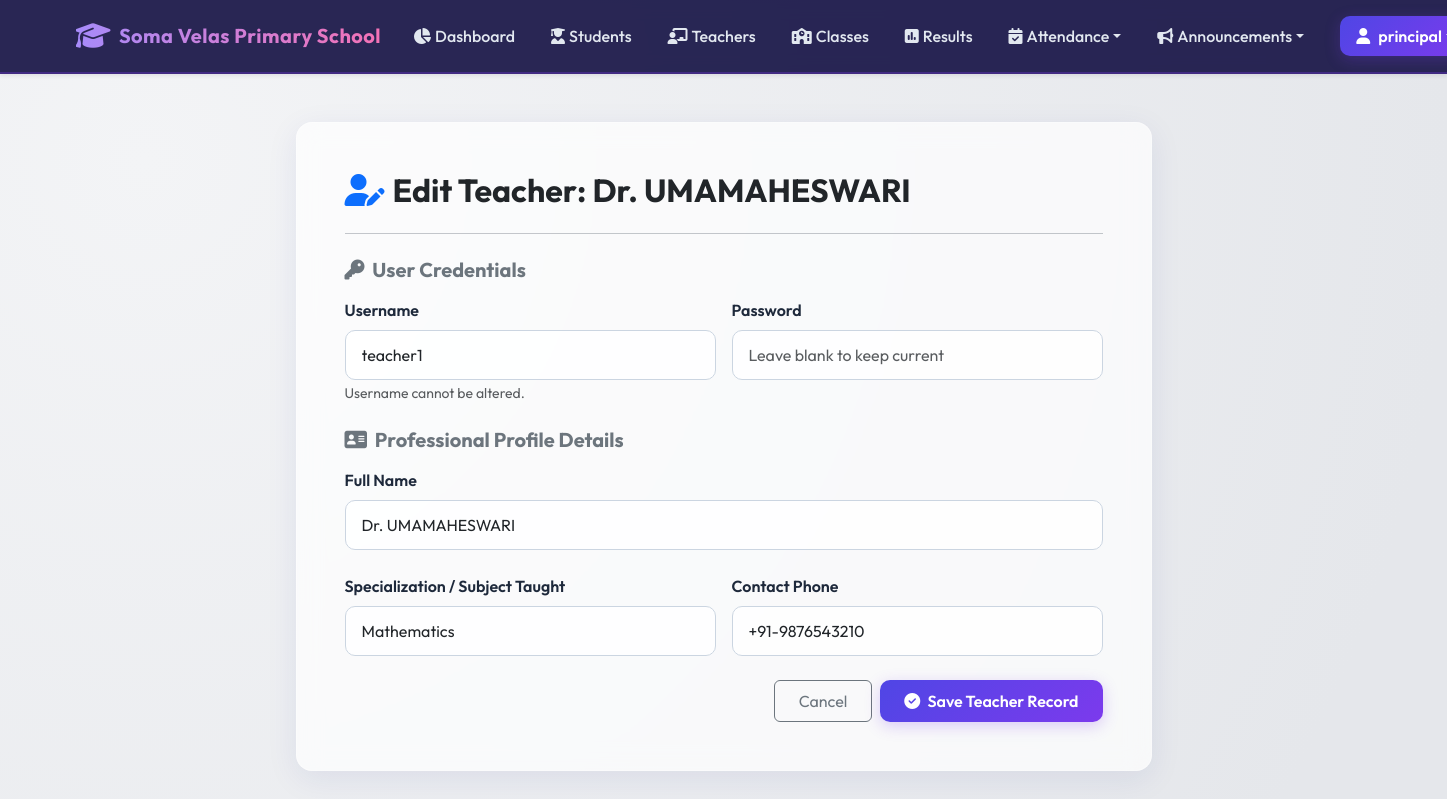
The page /academic/teachers/edit/1 (signed in) on the database its author committed.
### models.py (models this page shows, shortened)
class User(db.Model):
    __tablename__ = 'users'
    id = db.Column(db.Integer, primary_key=True)
    username = db.Column(db.String(100), unique=True, nullable=False)
    password_hash = db.Column(db.String(255), nullable=False)
    role_id = db.Column(db.Integer, db.ForeignKey('roles.id'), nullable=False)
    is_active = db.Column(db.Boolean, default=True, nullable=False)
    created_at = db.Column(db.DateTime, default=datetime.utcnow)
    teacher_profile = db.relationship('Teacher', backref='user', uselist=False, cascade="all, delete-orphan")
    student_profile = db.relationship('Student', backref='user', uselist=False, cascade="all, delete-orphan")
    def has_permission(self, perm_name):
        return any(p.name == perm_name for p in self.role.permissions)

class Teacher(db.Model):
    __tablename__ = 'teachers'
    id = db.Column(db.Integer, primary_key=True)
    user_id = db.Column(db.Integer, db.ForeignKey('users.id', ondelete='CASCADE'), unique=True, nullable=False)
    name = db.Column(db.String(100), nullable=False)
    subject = db.Column(db.String(100), nullable=False)
    phone = db.Column(db.String(20), nullable=False)
    classes = db.relationship('Class', backref='teacher', lazy=True)

### blueprints/academic.py (the view, shortened to what this page needs)
@academic_bp.route('/teachers/edit/<int:id>', methods=['GET', 'POST'])
@login_required
@role_required('Principal')
def teacher_edit(id):
    teacher = Teacher.query.get_or_404(id)
    return render_template('academic/teacher_form.html', teacher=teacher, title="Edit Teacher")

### templates/academic/teacher_form.html (shortened to what this page needs)
{% extends "base.html" %}
{% block content %}
<div class="row justify-content-center">
    <div class="col-md-8">
        <div class="glass-panel p-5">
            <h2 class="fw-bold mb-4 text-dark">
                {% if teacher %}
                    <i class="fa-solid fa-user-pen me-2 text-primary"></i>Edit Teacher: {{ teacher.name }}
                {% else %}
                    <i class="fa-solid fa-user-plus me-2 text-primary"></i>Add New Teacher
                {% endif %}
            </h2>
            <hr class="mb-4">
            <form method="POST">
                <h5 class="fw-bold text-secondary mb-3"><i class="fa-solid fa-key me-1"></i> User Credentials</h5>
                <div class="row g-3 mb-4">
                    <div class="col-md-6">
                        <label class="form-label fw-semibold" for="username">Username</label>
                        <input type="text" id="username" name="username" class="form-control form-control-premium"
                               value="{{ teacher.user.username if teacher else '' }}"
                               placeholder="e.g. sconnor"
                               {% if teacher %}readonly{% else %}required{% endif %}>
                        {% if teacher %}
                            <small class="text-muted">Username cannot be altered.</small>
                        {% endif %}
                    </div>
                    <div class="col-md-6">
                        <label class="form-label fw-semibold" for="password">Password</label>
                        <input type="password" id="password" name="password" class="form-control form-control-premium"
                               placeholder="{% if teacher %}Leave blank to keep current{% else %}Password123{% endif %}"
                               {% if not teacher %}required{% endif %}>
                    </div>
                </div>
                <h5 class="fw-bold text-secondary mb-3"><i class="fa-solid fa-address-card me-1"></i> Professional Profile Details</h5>
                <div class="mb-4">
                    <label class="form-label fw-semibold" for="name">Full Name</label>
                    <input type="text" id="name" name="name" class="form-control form-control-premium"
                           value="{{ teacher.name if teacher else '' }}" placeholder="e.g. Dr. Sarah Connor" required>
                </div>
                <div class="row g-3 mb-4">
                    <div class="col-md-6">
                        <label class="form-label fw-semibold" for="subject">Specialization / Subject Taught</label>
                        <input type="text" id="subject" name="subject" class="form-control form-control-premium"
                               value="{{ teacher.subject if teacher else '' }}" placeholder="e.g. Mathematics, Physics" required>
                    </div>
                    <div class="col-md-6">
                        <label class="form-label fw-semibold" for="phone">Contact Phone</label>
                        <input type="text" id="phone" name="phone" class="form-control form-control-premium"
                               value="{{ teacher.phone if teacher else '' }}" placeholder="e.g. +1-555-0199" required>
                    </div>
                </div>
                <div class="d-flex justify-content-end gap-2 mt-4">
                    <a href="{{ url_for('academic.teachers_list') }}" class="btn btn-outline-secondary px-4 py-2">Cancel</a>
                    <button type="submit" class="btn btn-premium px-4 py-2">
                        <i class="fa-solid fa-circle-check me-1"></i> Save Teacher Record
                    </button>
                </div>
            </form>
        </div>
    </div>
</div>
{% endblock %}

### templates/base.html (shortened to what this page needs)
<!DOCTYPE html>
<html lang="en">
<head>
    <link href="https://cdn.jsdelivr.net/npm/bootstrap@5.3.0/dist/css/bootstrap.min.css" rel="stylesheet">
    <link href="https://cdnjs.cloudflare.com/ajax/libs/font-awesome/6.4.0/css/all.min.css" rel="stylesheet">
    <link href="{{ url_for('static', filename='css/portal.css') }}" rel="stylesheet">
</head>
<body>
    <nav class="navbar navbar-expand-lg navbar-dark navbar-premium py-3 mb-4 shadow-sm">
        <div class="container">
            <a class="navbar-brand d-flex align-items-center" href="{{ url_for('root') }}">
                <i class="fa-solid fa-graduation-cap me-2 fs-3"></i>
                <span>Soma Velas Primary School</span>
            </a>
            <div class="collapse navbar-collapse" id="navbarNav">
                <ul class="navbar-nav ms-auto align-items-center gap-1">
                    {% if current_user %}
                        <li class="nav-item">
                            <a class="nav-link nav-link-premium d-flex align-items-center" href="{{ url_for('home') }}">
                                <i class="fa-solid fa-chart-pie me-1"></i> Dashboard
                            </a>
                        </li>
                        {% if current_user.role.name in ['Principal', 'Teacher', 'Student Representative'] %}
                            <li class="nav-item">
                                <a class="nav-link nav-link-premium d-flex align-items-center" href="{{ url_for('academic.students_list') }}">
                                    <i class="fa-solid fa-user-graduate me-1"></i> Students
                                </a>
                            </li>
                        {% endif %}
                        {% if current_user.role.name in ['Principal', 'Teacher'] %}
                            <li class="nav-item">
                                <a class="nav-link nav-link-premium d-flex align-items-center" href="{{ url_for('academic.teachers_list') }}">
                                    <i class="fa-solid fa-chalkboard-user me-1"></i> Teachers
                                </a>
                            </li>
                        {% endif %}
                        <li class="nav-item">
                            <a class="nav-link nav-link-premium d-flex align-items-center" href="{{ url_for('academic.classes_list') }}">
                                <i class="fa-solid fa-school me-1"></i> Classes
                            </a>
                        </li>
                        <li class="nav-item">
                            <a class="nav-link nav-link-premium d-flex align-items-center" href="{{ url_for('academic.results_list') }}">
                                <i class="fa-solid fa-square-poll-vertical me-1"></i> Results
                            </a>
                        </li>
                        <li class="nav-item dropdown">
                            <a class="nav-link nav-link-premium dropdown-toggle d-flex align-items-center" href="#" id="navbarDropdown" role="button" data-bs-toggle="dropdown" aria-expanded="false">
                                <i class="fa-solid fa-calendar-check me-1"></i> Attendance
                            </a>
                        </li>
                        <li class="nav-item dropdown">
                            <a class="nav-link nav-link-premium dropdown-toggle d-flex align-items-center" href="#" id="navbarAnnouncementsDropdown" role="button" data-bs-toggle="dropdown" aria-expanded="false">
                                <i class="fa-solid fa-bullhorn me-1"></i> Announcements
                            </a>
                        </li>
                        <li class="nav-item ms-lg-3">
                            <div class="dropdown">
                                <a class="btn btn-premium px-3 py-2 d-flex align-items-center dropdown-toggle" href="#" role="button" id="userMenuLink" data-bs-toggle="dropdown" aria-expanded="false">
                                    <i class="fa-solid fa-user me-2"></i> {{ current_user.username }}
                                </a>
                            </div>
                        </li>
                    {% else %}
                        <li class="nav-item">
                            <a class="btn btn-premium px-4" href="{{ url_for('auth.login') }}">
                                <i class="fa-solid fa-right-to-bracket me-2"></i> Login
                            </a>
                        </li>
                    {% endif %}
                </ul>
            </div>
        </div>
    </nav>
    <div class="container my-5">
        <div class="row justify-content-center">
            <div class="col-12">
                {% block content %}{% endblock %}
            </div>
        </div>
    </div>
</body>
</html>

### static/css/portal.css (style rules this page uses)
:root { --primary-gradient: linear-gradient(135deg, #4f46e5 0%, #7c3aed 100%); --glass-bg: rgba(255, 255, 255, 0.7); --glass-border: rgba(255, 255, 255, 0.3); --dark-primary: #1e1b4b; --dark-secondary: #312e81; --accent: #f43f5e; --success: #10b981; --warning: #f59e0b; --info: #06b6d4; --text-main: #1e293b; --text-muted: #64748b; --bg-main: #f8fafc; }
body { font-family: 'Outfit', sans-serif; background: radial-gradient(circle at 10% 20%, rgba(243, 244, 246, 1) 0%, rgba(229, 231, 235, 1) 90%); min-height: 100vh; color: var(--text-main); overflow-x: hidden; }
.glass-panel { background: var(--glass-bg); backdrop-filter: blur(12px); -webkit-backdrop-filter: blur(12px); border: 1px solid var(--glass-border); border-radius: 16px; box-shadow: 0 8px 32px 0 rgba(31, 38, 135, 0.08); transition: all 0.3s cubic-bezier(0.4, 0, 0.2, 1); }
.navbar-premium { background: rgba(30, 27, 75, 0.95) !important; backdrop-filter: blur(8px); border-bottom: 2px solid rgba(124, 58, 237, 0.3); }
.navbar-brand { font-weight: 700; letter-spacing: 0.5px; background: linear-gradient(to right, #a78bfa, #f472b6); -webkit-background-clip: text; -webkit-text-fill-color: transparent; }
.nav-link-premium { color: #e2e8f0 !important; font-weight: 500; padding: 0.5rem 1rem !important; border-radius: 8px; transition: all 0.2s ease; }
.btn-premium { background: var(--primary-gradient); color: white !important; border: none; font-weight: 600; border-radius: 10px; padding: 0.6rem 1.5rem; box-shadow: 0 4px 15px rgba(124, 58, 237, 0.25); transition: all 0.2s ease; }
.form-control-premium { border-radius: 10px; border: 1px solid #cbd5e1; padding: 0.75rem 1rem; background: rgba(255, 255, 255, 0.8); transition: all 0.2s ease; }

### rows shown on the page
User: username "principal"
Teacher: name "Dr. UMAMAHESWARI", subject "Mathematics", phone "+91-9876543210"
User: username "teacher1"
